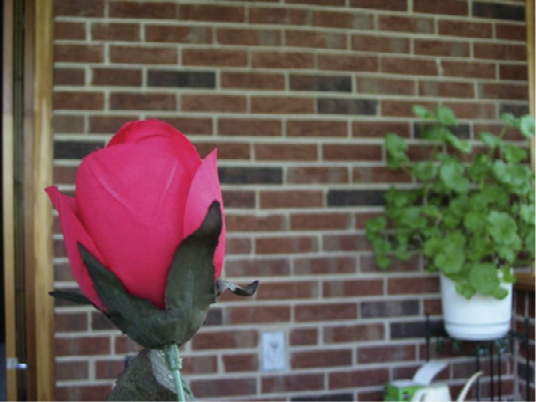
#> input picture source_image1.png, 536 x 402 px, found by its file name
$ python main.py   (older library calls are emulated)
#> lines starting #> are read from the running program, lines starting #| are printed output that depends on the picture; after the words box and inside, x2 and y2 are one past the last pixel; in counts of white or black regions, pixels touching at a corner belong together
# -*- coding: utf-8 -*-
"""
Created on Fri Nov  1 16:40:43 2019

@author: Jimmy
"""

import cv2
import numpy as np

def ImageBasicProcessing(src):
    processedImage=cv2.cvtColor(src,cv2.COLOR_BGR2GRAY)
    return processedImage

def InputImage(inputImage):
    return cv2.imread('inputImage',0)


def Mainprocess(inputMat1,inputMat2,processedImageView1):
    appliedWaterShed1 = inputMat1
    appliedWaterShed2 = inputMat2
    processMat1_edgeStrenght = CalculateMapStrength(inputMat1).astype('uint8')
    processMat1_edgeStrenght = FilterMapStrengthWithAdaptiveThresholding(processMat1_edgeStrenght)
    processMat2_edgeStrenght = CalculateMapStrength(inputMat2).astype('uint8')
    processMat2_edgeStrenght = FilterMapStrengthWithAdaptiveThresholding(processMat2_edgeStrenght)


    inputImageSegmentation1 = inputMat1
    intputImageSegmentation2 = inputMat2
    inputImageSegmentation1=cv2.cvtColor(inputImageSegmentation1,cv2.COLOR_BGRA2BGR)
    intputImageSegmentation2=cv2.cvtColor(intputImageSegmentation2,cv2.COLOR_BGRA2BGR)
    imageSegmentation1 = ImageSegmentation(inputImageSegmentation1, processMat1_edgeStrenght, appliedWaterShed1)
    imageSegmentation2 = ImageSegmentation(intputImageSegmentation2, processMat2_edgeStrenght, appliedWaterShed2)

    combineImage = CombineImageRealMethod(imageSegmentation1,imageSegmentation2,inputMat1,inputMat2)
    cv2.imshow('Result',combineImage)
    cv2.waitKey(0)
    cv2.destroyAllWindows()

def CalculateMapStrength(inputMat):
#   Convert to grayscale
    outputMat=cv2.cvtColor(inputMat, cv2.COLOR_RGBA2GRAY)
#   Compute dx and dy derivatives
    dx = cv2.Sobel(outputMat, cv2.CV_32F, 1, 0)
    dy = cv2.Sobel(outputMat, cv2.CV_32F, 0, 1)
    dx = cv2.convertScaleAbs(dx)
    dy = cv2.convertScaleAbs(dy)
#   Compute gradient
#// Core.magnitude(dx, dy, inputMat)
    resultMat = cv2.addWeighted(dx,0.5,dy,0.5,0)
#// Core.magnitude(dx, dy, outputMat)
    return resultMat

def FilterMapStrengthWithAdaptiveThresholding(inputMat):
    resultMat = cv2.adaptiveThreshold(inputMat, 255, cv2.ADAPTIVE_THRESH_MEAN_C, cv2.THRESH_BINARY,21,11)
#   Last version: blockSize is 51 and C is 0
    return resultMat

def ImageSegmentation(inputMat, edgeMat, waterShedResultMat):
    structuringElement = cv2.getStructuringElement(cv2.MORPH_ELLIPSE, (10, 10))
    edgeMat = cv2.morphologyEx(edgeMat, cv2.MORPH_TOPHAT , structuringElement )
    outputMat = edgeMat
    contours, hierachy = cv2.findContours(edgeMat,cv2.RETR_TREE, cv2.CHAIN_APPROX_SIMPLE)
    outputMat = inputMat
    cv2.drawContours(outputMat,contours,-1, (0,0,0),-1)
    return outputMat

def CombineImageRealMethod(matNearRegionWithContour, matFarRegionWithContour, matNearInput, matFarInput):

    nearFocusedSegmantation = matNearRegionWithContour
    farFocusedSegmantation = matFarRegionWithContour
    nearOriginal = matNearInput
    farOriginal = matFarInput
    numOfRow = np.size(matNearInput,0)
    numOfCol = np.size(matNearInput,1)
    SFMat = nearFocusedSegmantation
    for r in range(0,numOfRow):
        for c in range(0,numOfCol):
            nearPixelValueOnSegmantation = nearFocusedSegmantation[r,c]
            farPixelvalueOnSegmatation = farFocusedSegmantation[r,c]
            nearPixelValueOnOriginal = nearOriginal[r,c]
            farPixelValueOnOriginal = farOriginal[r,c]
            if ((nearPixelValueOnSegmantation[0] == 0) and (nearPixelValueOnSegmantation[1] == 0) and (nearPixelValueOnSegmantation[2] == 0)):
                value0 = 1*nearPixelValueOnOriginal[0]
                value1 = 1*nearPixelValueOnOriginal[1]
                value2 = 1*nearPixelValueOnOriginal[2]
                SFMat[r,c] = (value0, value1, value2)
            elif(farPixelvalueOnSegmatation[0] == 0 and farPixelvalueOnSegmatation[1] == 0 and farPixelvalueOnSegmatation[2] == 0):
                value0 = 1*farPixelValueOnOriginal[0]
                value1 = 1*farPixelValueOnOriginal[1]
                value2 = 1*farPixelValueOnOriginal[2]
                SFMat[r,c] = (value0,value1,value2)
            else:
                value0 = 0.5*(int(nearPixelValueOnOriginal[0]) + int(farPixelValueOnOriginal[0]))
                value1 = 0.5*(int(nearPixelValueOnOriginal[1]) + int(farPixelValueOnOriginal[1]))
                value2 = 0.5*(int(nearPixelValueOnOriginal[2]) + int(farPixelValueOnOriginal[2]))
                SFMat[r,c] = (value0,value1,value2)
    return SFMat


processedImage1=cv2.imread('C:/Users/ASUS/Desktop/things/thesis/source_image1.png')
#> processedImage1 is the input picture: shape (402, 536, 3); mean B, G, R 81, 88.6, 104.5
processedImage2=cv2.imread('C:/Users/ASUS/Desktop/things/thesis/source_image2.png')
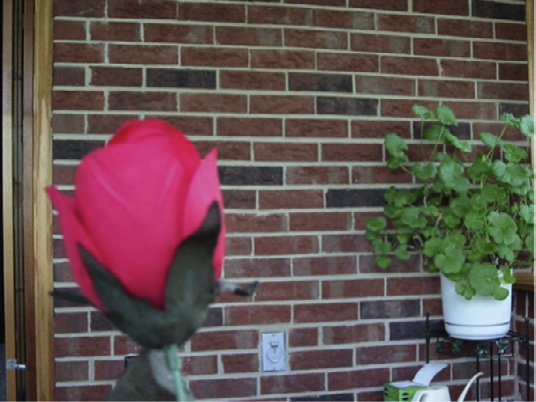
#> input picture source_image2.png, 536 x 402 px, found by its file name
#> processedImage2 is the input picture: shape (402, 536, 3); mean B, G, R 80, 82.5, 99
processedImageView1 = processedImage1
processedImageView2 = processedImage2

inputMat1 = processedImage1
inputMat2 = processedImage2
imageBasicProcessing1 = ImageBasicProcessing(inputMat1)
imageBasicProcessing2 = ImageBasicProcessing(inputMat2)
Mainprocess(inputMat1,inputMat2,processedImageView1)
#> in FilterMapStrengthWithAdaptiveThresholding, `resultMat = cv2.adaptiveThreshold(inputMat, 255, cv2.ADAPTIVE_THRESH_M..`:
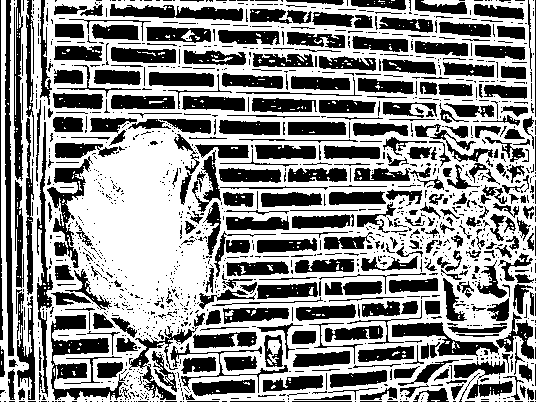
#> resultMat: shape (402, 536); 56.7% white; 1426 black regions (1061 under 20 px), largest, box (x1, y1, x2, y2) and area: (51, 315, 128, 400) 2301, (5, 0, 14, 356) 1796, (47, 156, 93, 268) 1423
#> in CalculateMapStrength (call 2), `dx = cv2.convertScaleAbs(dx)`:
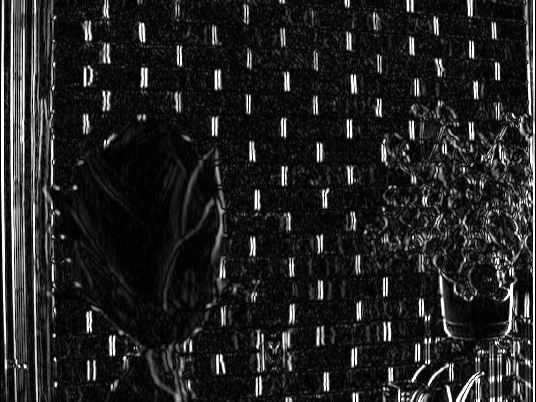
#> dx: shape (402, 536); min 0, max 255, mean 34.6
#> in CalculateMapStrength (call 2), `dy = cv2.convertScaleAbs(dy)`:
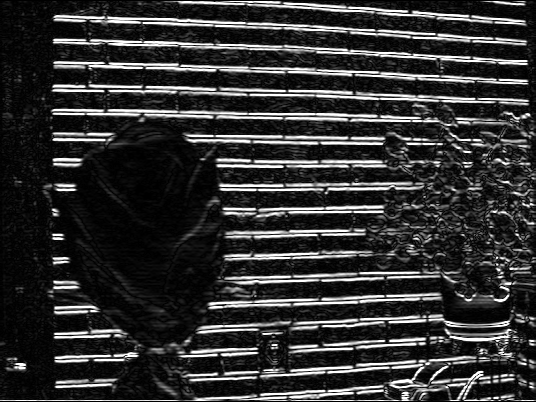
#> dy: shape (402, 536); min 0, max 255, mean 50
#> in CalculateMapStrength (call 2), `resultMat = cv2.addWeighted(dx,0.5,dy,0.5,0)`:
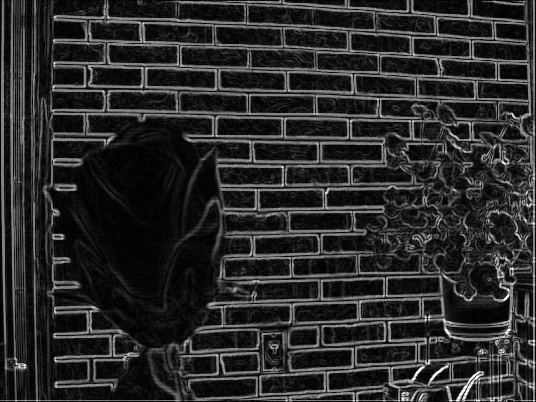
#> resultMat: shape (402, 536); min 0, max 255, mean 42.3
#> in FilterMapStrengthWithAdaptiveThresholding (call 2), `resultMat = cv2.adaptiveThreshold(inputMat, 255, cv2.ADAPTIVE_THRESH_M..`: resultMat: shape (402, 536); 49.6% white; 871 white regions (839 under 20 px), largest, box (x1, y1, x2, y2) and area: (0, 0, 536, 402) 102781, (423, 0, 459, 7) 163, (475, 267, 493, 286) 131
#> in ImageSegmentation, `edgeMat = cv2.morphologyEx(edgeMat, cv2.MORPH_TOPHAT , structuringElem..`: edgeMat: shape (402, 536); 49.3% white; 425 white regions (407 under 20 px)
#> in ImageSegmentation, `contours, hierachy = cv2.findContours(edgeMat,cv2.RETR_TREE, cv2.CHAIN..`: contours = 1904 contours, 1424 with area under 20; largest, box (x1, y1, x2, y2) and area: (0, 0, 536, 402) 205318, (45, 129, 218, 310) 16577, (50, 314, 125, 401) 2784, (109, 3, 244, 44) 2584, (447, 263, 510, 334) 1882
#> in ImageSegmentation (call 2), `edgeMat = cv2.morphologyEx(edgeMat, cv2.MORPH_TOPHAT , structuringElem..`:
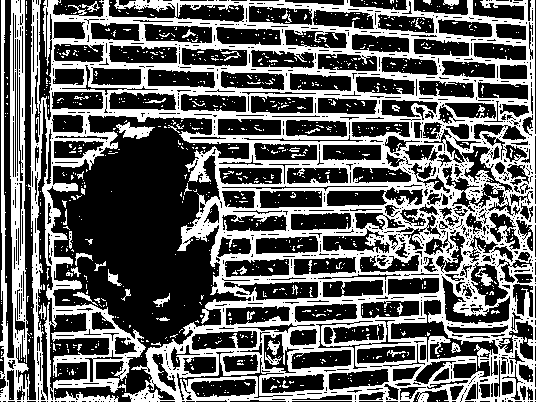
#> edgeMat: shape (402, 536); 39.5% white; 954 white regions (903 under 20 px)
#> in ImageSegmentation (call 2), `contours, hierachy = cv2.findContours(edgeMat,cv2.RETR_TREE, cv2.CHAIN..`: contours = 2373 contours, 1950 with area under 20; largest, box (x1, y1, x2, y2) and area: (0, 0, 536, 402) 170258, (390, 299, 499, 379) 2695, (49, 312, 110, 391) 2378, (36, 99, 55, 401) 2120, (223, 281, 319, 301) 1244
#> in ImageSegmentation (call 2), `cv2.drawContours(outputMat,contours,-1, (0,0,0),-1)`:
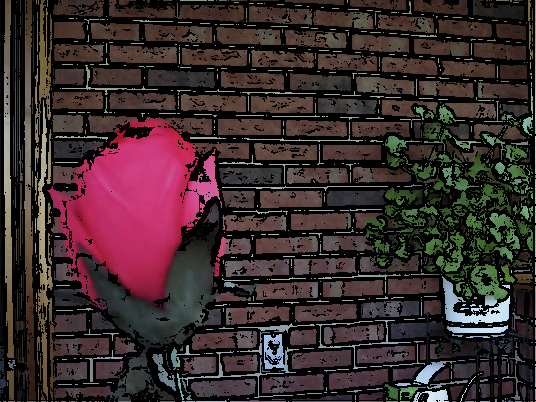
#> outputMat: shape (402, 536, 3); mean B, G, R 44.4, 43.8, 59.3
#> in CombineImageRealMethod, `numOfRow = np.size(matNearInput,0)`: numOfRow = 402
#> in CombineImageRealMethod, `numOfCol = np.size(matNearInput,1)`: numOfCol = 536
